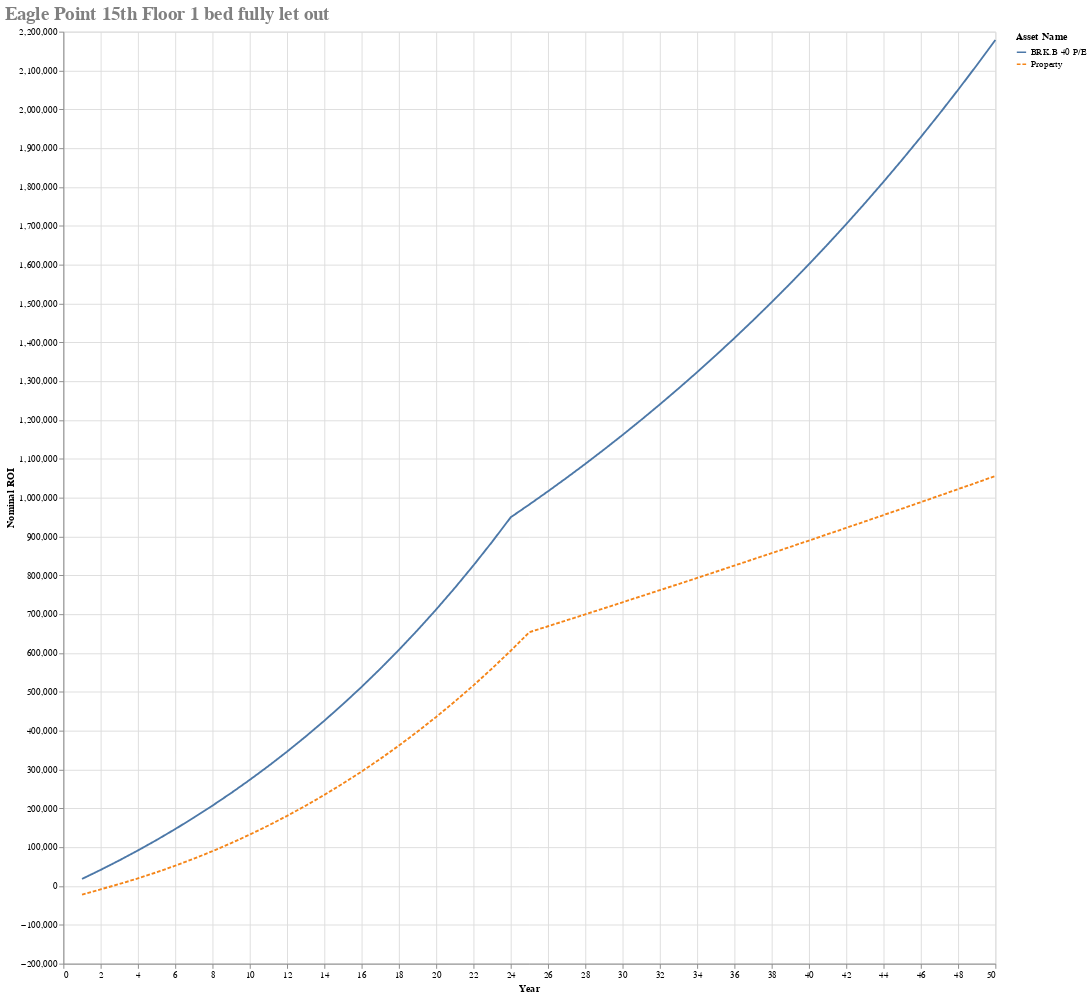

Write notebook code for a chart like this one.
### Code cell
# Even here I'd have to live in the property for 4 years for buying it to make sense vs renting it
property_price = 685000
#repayment_mortgage =  RepaymentMortgage(850000*0.75, 25, fixed_interest_rate,
#                             {1 * 12: 0.1, 2 * 12: 0.1, 3 * 12: 0.1, 4 * 12: 0.1, 5 * 12: 1})

repayment_mortgage =  RepaymentMortgage(property_price*0.85, 25, fixed_interest_rate)

asset_name = "Property"
asset_dictionary[asset_name] = LeaseholdProperty(False, property_price,
                                                                                       monthly_gross_rental=2600,
                                                                                       rental_tax=0.45,
                                                                                       months_occupied_out_of_12=8,
                                                                                       agency_percentage=lixing_agency_percentage,
                                                                                       annual_service_charge=7 * 603,
                                                                                       annual_ground_rent=600,
                                                                                       mortgage = repayment_mortgage)
opportunity_cost_property = asset_dictionary[asset_name]
opportunity_cost_property.will_you_live_in_this = False
yearly_principle_repayments = []
previous_year = opportunity_cost_property.mortgage.total_principle_paid(1)
yearly_principle_repayments.append(previous_year)
for year in range(2, 25):
    current_year = opportunity_cost_property.mortgage.total_principle_paid(year)
    yearly_principle_repayments.append(current_year - previous_year)
    previous_year = current_year
#print(repayment_mortgage.payment_table)
print(yearly_principle_repayments)
asset_dictionary["BRK.B 40 P/E"] = HLStock(opportunity_cost_property.property_value*.25, stock_price_to_earnings, yearly_principle_repayments)
(headers, table, graph_source) = generateHeaderTableAndGraphSource()
alt.Chart(graph_source).mark_line().encode(x='Year', y='Nominal ROI', color='Asset Name', strokeDash='Asset Name'
    ).properties(width=1000, height=1000, title=f'Eagle Point 15th Floor 1 bed fully let out'
    ).configure_title(fontSize=20, font='Courier', anchor='start', color='gray')

### Figure 1 — Vega-Lite specification as saved in the notebook (floating-point values rounded to 4 significant figures)
{"config": {"view": {"continuousWidth": 300, "continuousHeight": 300}, "title": {"anchor": "start", "color": "gray", "font": "Courier", "fontSize": 20}}, "data": {"name": "data-4d66493868b0d69d7b5d39a706ce7cb3"}, "mark": {"type": "line"}, "encoding": {"color": {"field": "Asset Name", "type": "nominal"}, "strokeDash": {"field": "Asset Name", "type": "nominal"}, "x": {"field": "Year", "type": "quantitative"}, "y": {"field": "Nominal ROI", "type": "quantitative"}}, "height": 1000, "title": "Eagle Point 15th Floor 1 bed fully let out", "width": 1000, "$schema": "https://vega.github.io/schema/vega-lite/v6.1.0.json", "datasets": {"data-4d66493868b0d69d7b5d39a706ce7cb3": [{"Asset Name": "Property", "Year": 1, "Nominal ROI": -22390.0, "% ROI Year on Year": -0.2179, "% ROI": -0.2179, "Nominal Profit": -12790.0}, {"Asset Name": "Property", "Year": 2, "Nominal ROI": -8456.0, "% ROI Year on Year": -0.04034, "% ROI": 0.1356, "Nominal Profit": -8644.0}, {"Asset Name": "Property", "Year": 3, "Nominal ROI": 5029.0, "% ROI Year on Year": 0.01605, "% ROI": 0.1312, "Nominal Profit": -8131.0}, {"Asset Name": "Property", "Year": 4, "Nominal ROI": 19620.0, "% ROI Year on Year": 0.04466, "% ROI": 0.142, "Nominal Profit": -7602.0}, {"Asset Name": "Property", "Year": 5, "Nominal ROI": 35360.0, "% ROI Year on Year": 0.06093, "% ROI": 0.1532, "Nominal Profit": -7056.0}, {"Asset Name": "Property", "Year": 6, "Nominal ROI": 52270.0, "% ROI Year on Year": 0.07095, "% ROI": 0.1646, "Nominal Profit": -6493.0}, {"Asset Name": "Property", "Year": 7, "Nominal ROI": 70400.0, "% ROI Year on Year": 0.0774, "% ROI": 0.1764, "Nominal Profit": -5911.0}, {"Asset Name": "Property", "Year": 8, "Nominal ROI": 89780.0, "% ROI Year on Year": 0.08166, "% ROI": 0.1886, "Nominal Profit": -5311.0}, {"Asset Name": "Property", "Year": 9, "Nominal ROI": 110500.0, "% ROI Year on Year": 0.08449, "% ROI": 0.2012, "Nominal Profit": -4692.0}, {"Asset Name": "Property", "Year": 10, "Nominal ROI": 132500.0, "% ROI Year on Year": 0.08634, "% ROI": 0.2141, "Nominal Profit": -4054.0}, {"Asset Name": "Property", "Year": 11, "Nominal ROI": 155800.0, "% ROI Year on Year": 0.08752, "% ROI": 0.2275, "Nominal Profit": -3394.0}, {"Asset Name": "Property", "Year": 12, "Nominal ROI": 180600.0, "% ROI Year on Year": 0.08821, "% ROI": 0.2413, "Nominal Profit": -2714.0}, {"Asset Name": "Property", "Year": 13, "Nominal ROI": 206900.0, "% ROI Year on Year": 0.08855, "% ROI": 0.2555, "Nominal Profit": -2012.0}, {"Asset Name": "Property", "Year": 14, "Nominal ROI": 234600.0, "% ROI Year on Year": 0.08863, "% ROI": 0.2701, "Nominal Profit": -1288.0}, {"Asset Name": "Property", "Year": 15, "Nominal ROI": 263900.0, "% ROI Year on Year": 0.08851, "% ROI": 0.2852, "Nominal Profit": -540.8}, {"Asset Name": "Property", "Year": 16, "Nominal ROI": 294800.0, "% ROI Year on Year": 0.08825, "% ROI": 0.3008, "Nominal Profit": 230.3}, {"Asset Name": "Property", "Year": 17, "Nominal ROI": 327400.0, "% ROI Year on Year": 0.08787, "% ROI": 0.3168, "Nominal Profit": 1026.0}, {"Asset Name": "Property", "Year": 18, "Nominal ROI": 361600.0, "% ROI Year on Year": 0.08741, "% ROI": 0.3333, "Nominal Profit": 1847.0}, {"Asset Name": "Property", "Year": 19, "Nominal ROI": 397600.0, "% ROI Year on Year": 0.08689, "% ROI": 0.3504, "Nominal Profit": 2695.0}, {"Asset Name": "Property", "Year": 20, "Nominal ROI": 435400.0, "% ROI Year on Year": 0.08632, "% ROI": 0.368, "Nominal Profit": 3569.0}, {"Asset Name": "Property", "Year": 21, "Nominal ROI": 475100.0, "% ROI Year on Year": 0.08572, "% ROI": 0.3861, "Nominal Profit": 4471.0}, {"Asset Name": "Property", "Year": 22, "Nominal ROI": 516700.0, "% ROI Year on Year": 0.08509, "% ROI": 0.4049, "Nominal Profit": 5402.0}, {"Asset Name": "Property", "Year": 23, "Nominal ROI": 560300.0, "% ROI Year on Year": 0.08444, "% ROI": 0.4241, "Nominal Profit": 6363.0}, {"Asset Name": "Property", "Year": 24, "Nominal ROI": 605900.0, "% ROI Year on Year": 0.08379, "% ROI": 0.444, "Nominal Profit": 7355.0}, {"Asset Name": "Property", "Year": 25, "Nominal ROI": 653700.0, "% ROI Year on Year": 0.08313, "% ROI": 0.4646, "Nominal Profit": 8378.0}, {"Asset Name": "Property", "Year": 26, "Nominal ROI": 668900.0, "% ROI Year on Year": 0.08064, "% ROI": 0.1486, "Nominal Profit": 8944.0}, {"Asset Name": "Property", "Year": 27, "Nominal ROI": 684300.0, "% ROI Year on Year": 0.07832, "% ROI": 0.1492, "Nominal Profit": 8944.0}, {"Asset Name": "Property", "Year": 28, "Nominal ROI": 699700.0, "% ROI Year on Year": 0.07617, "% ROI": 0.1498, "Nominal Profit": 8944.0}, {"Asset Name": "Property", "Year": 29, "Nominal ROI": 715100.0, "% ROI Year on Year": 0.07415, "% ROI": 0.1505, "Nominal Profit": 8944.0}, {"Asset Name": "Property", "Year": 30, "Nominal ROI": 730600.0, "% ROI Year on Year": 0.07227, "% ROI": 0.1511, "Nominal Profit": 8944.0}, {"Asset Name": "Property", "Year": 31, "Nominal ROI": 746200.0, "% ROI Year on Year": 0.07049, "% ROI": 0.1517, "Nominal Profit": 8944.0}, {"Asset Name": "Property", "Year": 32, "Nominal ROI": 761900.0, "% ROI Year on Year": 0.06883, "% ROI": 0.1524, "Nominal Profit": 8944.0}, {"Asset Name": "Property", "Year": 33, "Nominal ROI": 777600.0, "% ROI Year on Year": 0.06726, "% ROI": 0.153, "Nominal Profit": 8944.0}, {"Asset Name": "Property", "Year": 34, "Nominal ROI": 793400.0, "% ROI Year on Year": 0.06577, "% ROI": 0.1537, "Nominal Profit": 8944.0}, {"Asset Name": "Property", "Year": 35, "Nominal ROI": 809300.0, "% ROI Year on Year": 0.06437, "% ROI": 0.1544, "Nominal Profit": 8944.0}, {"Asset Name": "Property", "Year": 36, "Nominal ROI": 825200.0, "% ROI Year on Year": 0.06304, "% ROI": 0.155, "Nominal Profit": 8944.0}, {"Asset Name": "Property", "Year": 37, "Nominal ROI": 841200.0, "% ROI Year on Year": 0.06177, "% ROI": 0.1557, "Nominal Profit": 8944.0}, {"Asset Name": "Property", "Year": 38, "Nominal ROI": 857300.0, "% ROI Year on Year": 0.06057, "% ROI": 0.1564, "Nominal Profit": 8944.0}, {"Asset Name": "Property", "Year": 39, "Nominal ROI": 873400.0, "% ROI Year on Year": 0.05943, "% ROI": 0.1571, "Nominal Profit": 8944.0}, {"Asset Name": "Property", "Year": 40, "Nominal ROI": 889600.0, "% ROI Year on Year": 0.05833, "% ROI": 0.1578, "Nominal Profit": 8944.0}, {"Asset Name": "Property", "Year": 41, "Nominal ROI": 905900.0, "% ROI Year on Year": 0.05729, "% ROI": 0.1585, "Nominal Profit": 8944.0}, {"Asset Name": "Property", "Year": 42, "Nominal ROI": 922300.0, "% ROI Year on Year": 0.05629, "% ROI": 0.1592, "Nominal Profit": 8944.0}, {"Asset Name": "Property", "Year": 43, "Nominal ROI": 938700.0, "% ROI Year on Year": 0.05534, "% ROI": 0.1599, "Nominal Profit": 8944.0}, {"Asset Name": "Property", "Year": 44, "Nominal ROI": 955200.0, "% ROI Year on Year": 0.05443, "% ROI": 0.1607, "Nominal Profit": 8944.0}, {"Asset Name": "Property", "Year": 45, "Nominal ROI": 971800.0, "% ROI Year on Year": 0.05355, "% ROI": 0.1614, "Nominal Profit": 8944.0}, {"Asset Name": "Property", "Year": 46, "Nominal ROI": 988500.0, "% ROI Year on Year": 0.05271, "% ROI": 0.1622, "Nominal Profit": 8944.0}, {"Asset Name": "Property", "Year": 47, "Nominal ROI": 1005000.0, "% ROI Year on Year": 0.0519, "% ROI": 0.1629, "Nominal Profit": 8944.0}, {"Asset Name": "Property", "Year": 48, "Nominal ROI": 1022000.0, "% ROI Year on Year": 0.05112, "% ROI": 0.1637, "Nominal Profit": 8944.0}, {"Asset Name": "Property", "Year": 49, "Nominal ROI": 1039000.0, "% ROI Year on Year": 0.05037, "% ROI": 0.1644, "Nominal Profit": 8944.0}, {"Asset Name": "Property", "Year": 50, "Nominal ROI": 1056000.0, "% ROI Year on Year": 0.04965, "% ROI": 0.1652, "Nominal Profit": 8944.0}, {"Asset Name": "BRK.B 40 P/E", "Year": 1, "Nominal ROI": 18290.0, "% ROI Year on Year": 0.1068, "% ROI": 0.1068, "Nominal Profit": 20470.0}, {"Asset Name": "BRK.B 40 P/E", "Year": 2, "Nominal ROI": 41570.0, "% ROI Year on Year": 0.1148, "% ROI": 0.1359, "Nominal Profit": 21550.0}, {"Asset Name": "BRK.B 40 P/E", "Year": 3, "Nominal ROI": 66000.0, "% ROI Year on Year": 0.1148, "% ROI": 0.1426, "Nominal Profit": 22680.0}, {"Asset Name": "BRK.B 40 P/E", "Year": 4, "Nominal ROI": 91620.0, "% ROI Year on Year": 0.1131, "% ROI": 0.1496, "Nominal Profit": 23860.0}, {"Asset Name": "BRK.B 40 P/E", "Year": 5, "Nominal ROI": 118500.0, "% ROI Year on Year": 0.1109, "% ROI": 0.1569, "Nominal Profit": 25080.0}, {"Asset Name": "BRK.B 40 P/E", "Year": 6, "Nominal ROI": 146600.0, "% ROI Year on Year": 0.1086, "% ROI": 0.1645, "Nominal Profit": 26360.0}, {"Asset Name": "BRK.B 40 P/E", "Year": 7, "Nominal ROI": 176200.0, "% ROI Year on Year": 0.1063, "% ROI": 0.1724, "Nominal Profit": 27700.0}, {"Asset Name": "BRK.B 40 P/E", "Year": 8, "Nominal ROI": 207100.0, "% ROI Year on Year": 0.1042, "% ROI": 0.1806, "Nominal Profit": 29090.0}, {"Asset Name": "BRK.B 40 P/E", "Year": 9, "Nominal ROI": 239500.0, "% ROI Year on Year": 0.1021, "% ROI": 0.1892, "Nominal Profit": 30540.0}, {"Asset Name": "BRK.B 40 P/E", "Year": 10, "Nominal ROI": 273400.0, "% ROI Year on Year": 0.1001, "% ROI": 0.1981, "Nominal Profit": 32050.0}, {"Asset Name": "BRK.B 40 P/E", "Year": 11, "Nominal ROI": 308900.0, "% ROI Year on Year": 0.09826, "% ROI": 0.2074, "Nominal Profit": 33620.0}, {"Asset Name": "BRK.B 40 P/E", "Year": 12, "Nominal ROI": 346100.0, "% ROI Year on Year": 0.09651, "% ROI": 0.2171, "Nominal Profit": 35270.0}, {"Asset Name": "BRK.B 40 P/E", "Year": 13, "Nominal ROI": 385000.0, "% ROI Year on Year": 0.09486, "% ROI": 0.2272, "Nominal Profit": 36980.0}, {"Asset Name": "BRK.B 40 P/E", "Year": 14, "Nominal ROI": 425700.0, "% ROI Year on Year": 0.09329, "% ROI": 0.2377, "Nominal Profit": 38760.0}, {"Asset Name": "BRK.B 40 P/E", "Year": 15, "Nominal ROI": 468300.0, "% ROI Year on Year": 0.09181, "% ROI": 0.2486, "Nominal Profit": 40610.0}, {"Asset Name": "BRK.B 40 P/E", "Year": 16, "Nominal ROI": 512800.0, "% ROI Year on Year": 0.09041, "% ROI": 0.26, "Nominal Profit": 42540.0}, {"Asset Name": "BRK.B 40 P/E", "Year": 17, "Nominal ROI": 559400.0, "% ROI Year on Year": 0.08909, "% ROI": 0.2719, "Nominal Profit": 44550.0}, {"Asset Name": "BRK.B 40 P/E", "Year": 18, "Nominal ROI": 608100.0, "% ROI Year on Year": 0.08783, "% ROI": 0.2842, "Nominal Profit": 46650.0}, {"Asset Name": "BRK.B 40 P/E", "Year": 19, "Nominal ROI": 658900.0, "% ROI Year on Year": 0.08663, "% ROI": 0.2971, "Nominal Profit": 48830.0}, {"Asset Name": "BRK.B 40 P/E", "Year": 20, "Nominal ROI": 712100.0, "% ROI Year on Year": 0.08549, "% ROI": 0.3105, "Nominal Profit": 51100.0}, {"Asset Name": "BRK.B 40 P/E", "Year": 21, "Nominal ROI": 767600.0, "% ROI Year on Year": 0.0844, "% ROI": 0.3244, "Nominal Profit": 53460.0}, {"Asset Name": "BRK.B 40 P/E", "Year": 22, "Nominal ROI": 825700.0, "% ROI Year on Year": 0.08336, "% ROI": 0.3389, "Nominal Profit": 55920.0}, {"Asset Name": "BRK.B 40 P/E", "Year": 23, "Nominal ROI": 886300.0, "% ROI Year on Year": 0.08237, "% ROI": 0.3539, "Nominal Profit": 58480.0}, {"Asset Name": "BRK.B 40 P/E", "Year": 24, "Nominal ROI": 949600.0, "% ROI Year on Year": 0.08142, "% ROI": 0.3696, "Nominal Profit": 61140.0}, {"Asset Name": "BRK.B 40 P/E", "Year": 25, "Nominal ROI": 982600.0, "% ROI Year on Year": 0.07929, "% ROI": 0.1926, "Nominal Profit": 30810.0}, {"Asset Name": "BRK.B 40 P/E", "Year": 26, "Nominal ROI": 1016000.0, "% ROI Year on Year": 0.07733, "% ROI": 0.1979, "Nominal Profit": 31700.0}, {"Asset Name": "BRK.B 40 P/E", "Year": 27, "Nominal ROI": 1051000.0, "% ROI Year on Year": 0.07551, "% ROI": 0.2033, "Nominal Profit": 32600.0}, {"Asset Name": "BRK.B 40 P/E", "Year": 28, "Nominal ROI": 1087000.0, "% ROI Year on Year": 0.07383, "% ROI": 0.2089, "Nominal Profit": 33530.0}, {"Asset Name": "BRK.B 40 P/E", "Year": 29, "Nominal ROI": 1124000.0, "% ROI Year on Year": 0.07226, "% ROI": 0.2146, "Nominal Profit": 34490.0}, {"Asset Name": "BRK.B 40 P/E", "Year": 30, "Nominal ROI": 1162000.0, "% ROI Year on Year": 0.07079, "% ROI": 0.2205, "Nominal Profit": 35480.0}, {"Asset Name": "BRK.B 40 P/E", "Year": 31, "Nominal ROI": 1200000.0, "% ROI Year on Year": 0.06942, "% ROI": 0.2266, "Nominal Profit": 36490.0}, {"Asset Name": "BRK.B 40 P/E", "Year": 32, "Nominal ROI": 1240000.0, "% ROI Year on Year": 0.06814, "% ROI": 0.2328, "Nominal Profit": 37530.0}, {"Asset Name": "BRK.B 40 P/E", "Year": 33, "Nominal ROI": 1281000.0, "% ROI Year on Year": 0.06693, "% ROI": 0.2392, "Nominal Profit": 38600.0}, {"Asset Name": "BRK.B 40 P/E", "Year": 34, "Nominal ROI": 1323000.0, "% ROI Year on Year": 0.06579, "% ROI": 0.2458, "Nominal Profit": 39710.0}, {"Asset Name": "BRK.B 40 P/E", "Year": 35, "Nominal ROI": 1367000.0, "% ROI Year on Year": 0.06472, "% ROI": 0.2525, "Nominal Profit": 40840.0}, {"Asset Name": "BRK.B 40 P/E", "Year": 36, "Nominal ROI": 1411000.0, "% ROI Year on Year": 0.06371, "% ROI": 0.2595, "Nominal Profit": 42010.0}, {"Asset Name": "BRK.B 40 P/E", "Year": 37, "Nominal ROI": 1457000.0, "% ROI Year on Year": 0.06275, "% ROI": 0.2666, "Nominal Profit": 43210.0}, {"Asset Name": "BRK.B 40 P/E", "Year": 38, "Nominal ROI": 1504000.0, "% ROI Year on Year": 0.06185, "% ROI": 0.274, "Nominal Profit": 44440.0}, {"Asset Name": "BRK.B 40 P/E", "Year": 39, "Nominal ROI": 1552000.0, "% ROI Year on Year": 0.06098, "% ROI": 0.2815, "Nominal Profit": 45710.0}, {"Asset Name": "BRK.B 40 P/E", "Year": 40, "Nominal ROI": 1601000.0, "% ROI Year on Year": 0.06017, "% ROI": 0.2893, "Nominal Profit": 47020.0}, {"Asset Name": "BRK.B 40 P/E", "Year": 41, "Nominal ROI": 1652000.0, "% ROI Year on Year": 0.05939, "% ROI": 0.2973, "Nominal Profit": 48360.0}, {"Asset Name": "BRK.B 40 P/E", "Year": 42, "Nominal ROI": 1705000.0, "% ROI Year on Year": 0.05865, "% ROI": 0.3055, "Nominal Profit": 49740.0}, {"Asset Name": "BRK.B 40 P/E", "Year": 43, "Nominal ROI": 1758000.0, "% ROI Year on Year": 0.05794, "% ROI": 0.314, "Nominal Profit": 51170.0}, {"Asset Name": "BRK.B 40 P/E", "Year": 44, "Nominal ROI": 1814000.0, "% ROI Year on Year": 0.05726, "% ROI": 0.3227, "Nominal Profit": 52630.0}, {"Asset Name": "BRK.B 40 P/E", "Year": 45, "Nominal ROI": 1870000.0, "% ROI Year on Year": 0.05662, "% ROI": 0.3316, "Nominal Profit": 54130.0}, {"Asset Name": "BRK.B 40 P/E", "Year": 46, "Nominal ROI": 1929000.0, "% ROI Year on Year": 0.056, "% ROI": 0.3408, "Nominal Profit": 55680.0}, {"Asset Name": "BRK.B 40 P/E", "Year": 47, "Nominal ROI": 1989000.0, "% ROI Year on Year": 0.05541, "% ROI": 0.3502, "Nominal Profit": 57270.0}, {"Asset Name": "BRK.B 40 P/E", "Year": 48, "Nominal ROI": 2050000.0, "% ROI Year on Year": 0.05484, "% ROI": 0.3599, "Nominal Profit": 58900.0}, {"Asset Name": "BRK.B 40 P/E", "Year": 49, "Nominal ROI": 2114000.0, "% ROI Year on Year": 0.0543, "% ROI": 0.3699, "Nominal Profit": 60590.0}, {"Asset Name": "BRK.B 40 P/E", "Year": 50, "Nominal ROI": 2179000.0, "% ROI Year on Year": 0.05378, "% ROI": 0.3802, "Nominal Profit": 62320.0}]}}
